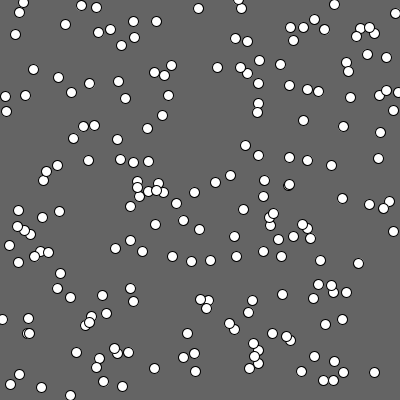
Frame 1 (no input)
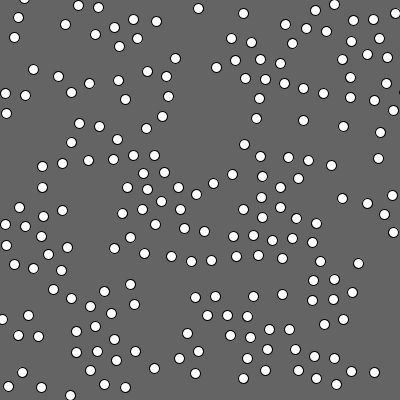
Frame 60 (the mouse pressed at the canvas centre just before this capture)
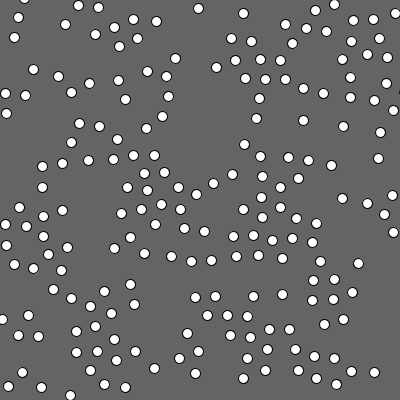
Frame 120 (the mouse held since frame 60 and released just before this capture)

The Processing sketch that drew these frames (run headless with seeded random() and noise(); from frame 60 on, the mouse is pressed at the canvas centre):

// Processing sketch: pelotas
// ── pelotas.pde
ArrayList pelotas;
int cant = 200;
Pelota aux;

void setup() {
  size(400, 400);
  smooth();
  pelotas = new ArrayList();
  for(int i = 0; i < cant;i++){
    pelotas.add(new Pelota(random(width), random(height)));
  }
}

void draw(){
   background(100);
   for (int i = 0; i < pelotas.size();i++){
      aux = (Pelota) pelotas.get(i);
      aux.actualizar();
      aux.draw();
   } 
}


// ── Pelota.pde
class Pelota {
  float x, y, rad;

  Pelota(float nx, float ny) {
    x = nx;
    y = ny;
    rad = 10;
  }
  
  void draw(){
     ellipse(x,y,rad,rad); 
  }
  void actualizar(){
    Pelota aux;
    float ang;
    for(int i = 0; i < pelotas.size();i++){
       aux = (Pelota) pelotas.get(i);
       if ((dist(x,y,aux.x,aux.y) < (rad + aux.rad))&&this!=aux){
         ang = atan2(aux.y-y,aux.x-x);
         x -= cos(ang)*0.5;
         y -= sin(ang)*0.5;
       }  
    }
  }
}
